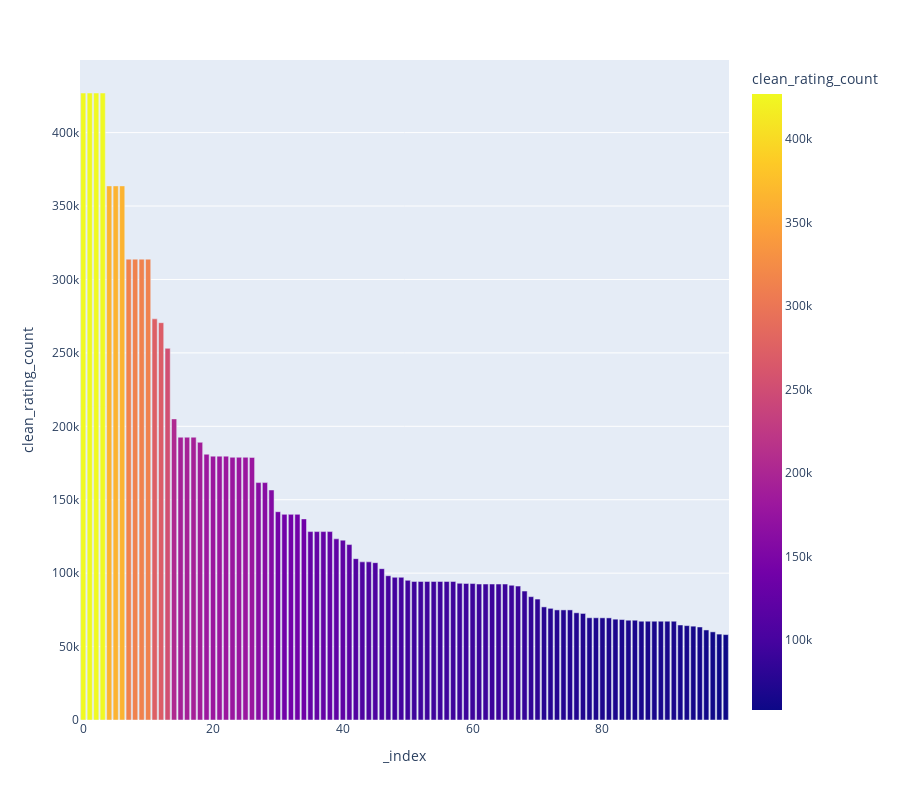

Notebook code cell kept with this figure:
### Code cell
# clean_rating_count
df.sort_values(by='clean_rating_count', ascending=False, inplace=True)
df.reset_index(inplace=True)
fig = px.bar(df.head(100), y='clean_rating_count', color='clean_rating_count', height=800, hover_name='product_name')
fig.show()

### Figure 1 — Plotly figure (JSON) as saved in the notebook; plotly's stock layout.template omitted (floating-point values rounded to 4 significant figures)
{"data": [{"alignmentgroup": "True", "hovertemplate": "<b>%{hovertext}</b><br><br>_index=%{x}<br>clean_rating_count=%{marker.color}<extra></extra>", "hovertext": ["Amazon Basics High-Speed HDMI Cable, 6 Feet - Supports Ethernet, 3D, 4K video,Black", "Amazon Basics High-Speed HDMI Cable, 6 Feet (2-Pack),Black", "AmazonBasics Flexible Premium HDMI Cable (Black, 4K@60Hz, 18Gbps), 3-Foot", "AmazonBasics Flexible Premium HDMI Cable (Black, 4K@60Hz, 18Gbps), 3-Foot", "boAt Bassheads 100 in Ear Wired Earphones with Mic(Furious Red)", "boAt Bassheads 100 in Ear Wired Earphones with Mic(Taffy Pink)", "boAt BassHeads 100 in-Ear Wired Headphones with Mic (Black)", "Redmi 9A Sport (Coral Green, 2GB RAM, 32GB Storage) | 2GHz Octa-core Helio G25 Processor | 5000 mAh Battery", "Redmi 9 Activ (Carbon Black, 4GB RAM, 64GB Storage) | Octa-core Helio G35 | 5000 mAh Battery", "Redmi 9A Sport (Coral Green, 3GB RAM, 32GB Storage) | 2GHz Octa-core Helio G25 Processor | 5000 mAh Battery", "Redmi 9A Sport (Carbon Black, 2GB RAM, 32GB Storage) | 2GHz Octa-core Helio G25 Processor | 5000 mAh Battery", "boAt Bassheads 225 in Ear Wired Earphones with Mic(Blue)", "Pigeon Polypropylene Mini Handy and Compact Chopper with 3 Blades for Effortlessly Chopping Vegetables and Fruits for Your Kitchen (12420, Green, 400 ml)", "SanDisk Cruzer Blade 32GB USB Flash Drive", "SanDisk Extreme SD UHS I 64GB Card for 4K Video for DSLR and Mirrorless Cameras 170MB/s Read & 80MB/s Write", "JBL C100SI Wired In Ear Headphones with Mic, JBL Pure Bass Sound, One Button Multi-function Remote, Angled Buds for Comfort fit (Black)", "JBL C100SI Wired In Ear Headphones with Mic, JBL Pure Bass Sound, One Button Multi-function Remote, Premium Metallic Finish, Angled Buds for Comfort fit (Red)", "JBL C100SI Wired In Ear Headphones with Mic, JBL Pure Bass Sound, One Button Multi-function Remote, Angled Buds for Comfort fit (Black)", "SanDisk Ultra Dual 64 GB USB 3.0 OTG Pen Drive (Black)", "boAt Airdopes 121v2 in-Ear True Wireless Earbuds with Upto 14 Hours Playback, 8MM Drivers, Battery Indicators, Lightweight Earbuds & Multifunction Controls (Active Black, with Mic)", "TP-Link Nano USB WiFi Dongle 150Mbps High Gain Wireless Network Wi-Fi Adapter for PC Desktop and Laptops, Supports Windows 10/8.1/8/7/XP, Linux, Mac OS X (TL-WN722N)", "TP-LINK WiFi Dongle 300 Mbps Mini Wireless Network USB Wi-Fi Adapter for PC Desktop Laptop(Supports Windows 11/10/8.1/8/7/XP, Mac OS 10.9-10.15 and Linux, WPS, Soft AP Mode, USB 2.0) (TL-WN823N),Black", "TP-Link USB WiFi Adapter for PC(TL-WN725N), N150 Wireless Network Adapter for Desktop - Nano Size WiFi Dongle Compatible with Windows 11/10/7/8/8.1/XP/ Mac OS 10.9-10.15 Linux Kernel 2.6.18-4.4.3", "Mi 10000mAH Li-Polymer, Micro-USB and Type C Input Port, Power Bank 3i with 18W Fast Charging (Midnight Black)", "MI 10000mAh 3i Lithium Polymer Power Bank Dual Input(Micro-USB and Type C) and Output Ports 18W Fast Charging (Metallic Blue)", "MI Power Bank 3i 20000mAh Lithium Polymer 18W Fast Power Delivery Charging | Input- Type C | Micro USB| Triple Output | Sandstone Black", "Amazon Basics USB A to Lightning MFi Certified Charging Cable (White, 1.2 meter)", "boAt Bassheads 242 in Ear Wired Earphones with Mic(Active Black)", "boAt Bassheads 242 in Ear Wired Earphones with Mic(Blue)", "TP-Link TL-WA850RE Single_Band 300Mbps RJ45 Wireless Range Extender, Broadband/Wi-Fi Extender, Wi-Fi Booster/Hotspot with 1 Ethernet Port, Plug and Play, Built-in Access Point Mode, White", "boAt Rockerz 255 Pro+ in-Ear Bluetooth Neckband with Upto 40 Hours Playback, ASAP  Charge, IPX7, Dual Pairing, BT v5.0, with Mic (Active Black)", "Samsung EVO Plus 64GB microSDXC UHS-I U1 130MB/s Full HD & 4K UHD Memory Card with Adapter (MB-MC64KA), Blue", "Samsung EVO Plus 128GB microSDXC UHS-I U3 130MB/s Full HD & 4K UHD Memory Card with Adapter (MB-MC128KA), Blue", "Samsung EVO Plus 128GB microSDXC UHS-I U3 130MB/s Full HD & 4K UHD Memory Card with Adapter (MB-MC128KA), Blue", "boAt Airdopes 141 Bluetooth Truly Wireless in Ear Earbuds with mic, 42H Playtime, Beast Mode(Low Latency Upto 80ms) for Gaming, ENx Tech, ASAP Charge, IWP, IPX4 Water Resistance (Bold Black)", "Nokia 105 Plus Single SIM, Keypad Mobile Phone with Wireless FM Radio, Memory Card Slot and MP3 Player | Charcoal", "Nokia 105 Plus Single SIM, Keypad Mobile Phone with Wireless FM Radio, Memory Card Slot and MP3 Player | Red", "Nokia 105 Single SIM, Keypad Mobile Phone with Wireless FM Radio | Charcoal", "Nokia 105 Single SIM, Keypad Mobile Phone with Wireless FM Radio | Blue", "Pigeon by Stovekraft Amaze Plus Electric Kettle (14289) with Stainless Steel Body, 1.5 litre, used for boiling Water, making tea and coffee, instant noodles, soup etc. 1500 Watt (Silver)", "TP-link N300 WiFi Wireless Router TL-WR845N | 300Mbps Wi-Fi Speed | Three 5dBi high gain Antennas | IPv6 Compatible | AP/RE/WISP Mode | Parental Control | Guest Network", "Xiaomi Mi Wired in Ear Earphones with Mic Basic with Ultra Deep Bass & Aluminum Alloy Sound Chamber (Black)", "boAt Rockerz 330 in-Ear Bluetooth Neckband with Upto 30 Hours Playtime, ASAP  Charge, Signature Sound, Dual Pairing & IPX5 with Mic (Active Black)", "AmazonBasics USB 2.0 Cable - A-Male to B-Male - for Personal Computer, Printer- 6 Feet (1.8 Meters), Black", "AmazonBasics USB 2.0 Cable - A-Male to B-Male - for Personal Computer, Printer- 6 Feet (1.8 Meters), Black", "boAt Rockerz 450 Bluetooth On Ear Headphones with Mic, Upto 15 Hours Playback, 40MM Drivers, Padded Ear Cushions, Integrated Controls and Dual Modes(Luscious Black)", "Boult Audio Probass Curve Bluetooth Wireless in Ear Earphones with Mic with Ipx5 Water Resistant, 12H Battery Life & Extra Bass (Black)", "Sennheiser CX 80S in-Ear Wired Headphones with in-line One-Button Smart Remote with Microphone Black", "boAt Rockerz 400 Bluetooth On Ear Headphones With Mic With Upto 8 Hours Playback & Soft Padded Ear Cushions(Grey/Green)", "boAt Rockerz 400 Bluetooth On Ear Headphones With Mic With Upto 8 Hours Playback & Soft Padded Ear Cushions(Grey/Green)", "TP-Link USB Bluetooth Adapter for PC, 5.0 Bluetooth Dongle Receiver (UB500) Supports Windows 11/10/8.1/7 for Desktop, Laptop, Mouse, Keyboard, Printers, Headsets, Speakers, PS4/ Xbox Controllers", "boAt Deuce USB 300 2 in 1 Type-C & Micro USB Stress Resistant, Tangle-Free, Sturdy Cable with 3A Fast Charging & 480mbps Data Transmission, 10000+ Bends Lifespan and Extended 1.5m Length(Martian Red)", "boAt Rugged v3 Extra Tough Unbreakable Braided Micro USB Cable 1.5 Meter (Black)", "boAt Deuce USB 300 2 in 1 Type-C & Micro USB Stress Resistant, Tangle-Free, Sturdy Cable with 3A Fast Charging & 480mbps Data Transmission, 10000+ Bends Lifespan and Extended 1.5m Length(Martian Red)", "boAt Rugged V3 Braided Micro USB Cable (Pearl White)", "boAt Deuce USB 300 2 in 1 Type-C & Micro USB Stress Resistant, Sturdy Cable with 3A Fast Charging & 480mbps Data Transmission, 10000+ Bends Lifespan and Extended 1.5m Length(Mercurial Black)", "boAt Deuce USB 300 2 in 1 Type-C & Micro USB Stress Resistant, Tangle-Free, Sturdy Cable with 3A Fast Charging & 480mbps Data Transmission, 10000+ Bends Lifespan and Extended 1.5m Length(Martian Red)", "boAt Rugged v3 Extra Tough Unbreakable Braided Micro USB Cable 1.5 Meter (Black)", "TP-Link Tapo 360° 2MP 1080p Full HD Pan/Tilt Home Security Wi-Fi Smart Camera| Alexa Enabled| 2-Way Audio| Night Vision| Motion Detection| Sound and Light Alarm| Indoor CCTV (Tapo C200) White", "JBL C50HI, Wired in Ear Headphones with Mic, One Button Multi-Function Remote, Lightweight & Comfortable fit (Black)", "Crucial BX500 240GB 3D NAND SATA 6.35 cm (2.5-inch) SSD (CT240BX500SSD1)", "AmazonBasics Micro USB Fast Charging Cable for Android Phones with Gold Plated Connectors (3 Feet, Black)", "Amazonbasics Micro Usb Fast Charging Cable For Android Smartphone,Personal Computer,Printer With Gold Plated Connectors (6 Feet, Black)", "Amazonbasics Micro Usb Fast Charging Cable For Android Smartphone,Personal Computer,Printer With Gold Plated Connectors (6 Feet, Black)", "Noise ColorFit Pro 2 Full Touch Control Smart Watch with 35g Weight & Upgraded LCD Display (Deep Wine)", "Noise ColorFit Pro 2 Full Touch Control Smart Watch with 35g Weight & Upgraded LCD Display,IP68 Waterproof,Heart Rate Monitor,Sleep & Step Tracker,Call & Message Alerts & Long Battery Life (Jet Black)", "boAt Bassheads 152 in Ear Wired Earphones with Mic(Active Black)", "boAt BassHeads 900 On-Ear Wired Headphones with Mic (White)", "JBL Tune 215BT, 16 Hrs Playtime with Quick Charge, in Ear Bluetooth Wireless Earphones with Mic, 12.5mm Premium Earbuds with Pure Bass, BT 5.0, Dual Pairing, Type C & Voice Assistant Support (Black)", "PTron Tangent Lite Bluetooth 5.0 Earphones with Mic, Hi-Fi Stereo Sound Neckband, 8Hrs Playtime, Lightweight Snug-fit in-Ear Headphones, IPX4 Water Resistant, Fast Charge & Voice Assistant (Black)", "SanDisk Ultra 64 GB USB Pen Drives (SDDDC2-064G-I35, Black, Silver)", "Boult Audio BassBuds X1 in-Ear Wired Earphones with 10mm Extra Bass Driver and HD Sound with mic(Black)", "boAt Bassheads 102 Wired in Ear Earphones with Mic (Mint Green)", "AmazonBasics USB 2.0 Extension Cable for Personal Computer, Printer, 2-Pack - A-Male to A-Female - 3.3 Feet (1 Meter, Black)", "AmazonBasics USB 2.0 - A-Male to A-Female Extension Cable for Personal Computer, Printer (Black, 9.8 Feet/3 Meters)", "AmazonBasics USB 2.0 - A-Male to A-Female Extension Cable for Personal Computer, Printer (Black, 9.8 Feet/3 Meters)", "Western Digital WD 2TB My Passport Portable Hard Disk Drive, USB 3.0 with  Automatic Backup, 256 Bit AES Hardware Encryption,Password Protection,Compatible with Windows and Mac, External HDD-Black", "realme Buds Wireless in Ear Bluetooth Earphones with mic, 11.2mm Bass Boost Driver, Magnetic Fast Pair, Fast Charging and 12 Hrs Playtime (Yellow)", "boAt Xtend Smartwatch with Alexa Built-in, 1.69” HD Display, Multiple Watch Faces, Stress Monitor, Heart & SpO2 Monitoring, 14 Sports Modes, Sleep Monitor, 5 ATM & 7 Days Battery(Charcoal Black)", "boAt Xtend Smartwatch with Alexa Built-in, 1.69” HD Display, Multiple Watch Faces, Stress Monitor, Heart & SpO2 Monitoring, 14 Sports Modes, Sleep Monitor, 5 ATM & 7 Days Battery(Charcoal Black)", "SanDisk Ultra SDHC UHS-I Card 32GB 120MB/s R for DSLR Cameras, for Full HD Recording, 10Y Warranty", "AmazonBasics 3.5mm to 2-Male RCA Adapter Cable For Tablet, Smartphone (Black, 15 feet)", "Boya ByM1 Auxiliary Omnidirectional Lavalier Condenser Microphone with 20ft Audio Cable (Black)", "TP-Link AC750 Dual Band Wireless Cable Router, 4 10/100 LAN + 10/100 WAN Ports, Support Guest Network and Parental Control, 750Mbps Speed Wi-Fi, 3 Antennas (Archer C20) Blue, 2.4 GHz", "Noise ColorFit Pulse Smartwatch with 3.56 cm (1.4\") Full Touch HD Display, SpO2, Heart Rate, Sleep Monitors & 10-Day Battery - Jet Black", "Noise ColorFit Pulse Smartwatch with 3.56 cm (1.4\") Full Touch HD Display, SpO2, Heart Rate, Sleep Monitors & 10-Day Battery - Jet Black", "SanDisk Ultra® microSDXC™ UHS-I Card, 64GB, 140MB/s R, 10 Y Warranty, for Smartphones", "SanDisk Ultra microSD UHS-I Card 64GB, 120MB/s R", "SanDisk Ultra® microSDXC™ UHS-I Card, 256GB, 150MB/s R, 10 Y Warranty, for Smartphones", "SanDisk Ultra microSD UHS-I Card 32GB, 120MB/s R", "SanDisk Ultra® microSDXC™ UHS-I Card, 64GB, 140MB/s R, 10 Y Warranty, for Smartphones", "SanDisk Ultra® microSDXC™ UHS-I Card, 128GB, 140MB/s R, 10 Y Warranty, for Smartphones", "Zebronics ZEB-COUNTY 3W Wireless Bluetooth Portable Speaker With Supporting Carry Handle, USB, SD Card, AUX, FM & Call Function. (Green)", "HP v236w USB 2.0 64GB Pen Drive, Metal", "JBL Go 2, Wireless Portable Bluetooth Speaker with Mic, JBL Signature Sound, Vibrant Color Options with IPX7 Waterproof & AUX (Blue)", "Prestige Electric Kettle PKOSS - 1500watts, Steel (1.5Ltr), Black", "Logitech B170 Wireless Mouse, 2.4 GHz with USB Nano Receiver, Optical Tracking, 12-Months Battery Life, Ambidextrous, PC/Mac/Laptop - Black", "ZEBRONICS Zeb-Thunder Bluetooth Wireless Over Ear Headphone FM, mSD, 9 hrs Playback with Mic (Black)", "OPPO A31 (Mystery Black, 6GB RAM, 128GB Storage) with No Cost EMI/Additional Exchange Offers", "PTron Tangentbeat in-Ear Bluetooth 5.0 Wireless Headphones with Mic, Enhanced Bass, 10mm Drivers, Clear Calls, Snug-Fit, Fast Charging, Magnetic Buds, Voice Assistant & IPX4 Wireless Neckband (Black)"], "legendgroup": "", "marker": {"color": [426973, 426973, 426973, 426972, 363713, 363713, 363711, 313836, 313836, 313832, 313832, 273189, 270563, 253105, 205052, 192590, 192589, 192587, 189104, 180998, 179692, 179691, 179691, 178912, 178912, 178912, 178817, 161679, 161677, 156638, 141841, 140036, 140036, 140035, 136954, 128311, 128311, 128311, 128311, 123365, 122478, 119466, 109864, 107687, 107686, 107151, 103052, 98250, 97175, 97174, 95116, 94364, 94364, 94364, 94363, 94363, 94363, 94363, 93112, 92995, 92925, 92595, 92595, 92595, 92588, 92588, 91770, 91188, 87798, 83996, 82356, 77027, 76042, 74977, 74976, 74976, 73005, 72563, 69622, 69619, 69585, 69538, 68664, 68409, 67951, 67950, 67262, 67260, 67260, 67259, 67259, 67259, 64705, 64273, 63899, 63350, 61314, 60026, 58506, 58162], "coloraxis": "coloraxis", "pattern": {"shape": ""}}, "name": "", "offsetgroup": "", "orientation": "v", "showlegend": false, "textposition": "auto", "type": "bar", "x": [0, 1, 2, 3, 4, 5, 6, 7, 8, 9, 10, 11, 12, 13, 14, 15, 16, 17, 18, 19, 20, 21, 22, 23, 24, 25, 26, 27, 28, 29, 30, 31, 32, 33, 34, 35, 36, 37, 38, 39, 40, 41, 42, 43, 44, 45, 46, 47, 48, 49, 50, 51, 52, 53, 54, 55, 56, 57, 58, 59, 60, 61, 62, 63, 64, 65, 66, 67, 68, 69, 70, 71, 72, 73, 74, 75, 76, 77, 78, 79, 80, 81, 82, 83, 84, 85, 86, 87, 88, 89, 90, 91, 92, 93, 94, 95, 96, 97, 98, 99], "xaxis": "x", "y": [426973, 426973, 426973, 426972, 363713, 363713, 363711, 313836, 313836, 313832, 313832, 273189, 270563, 253105, 205052, 192590, 192589, 192587, 189104, 180998, 179692, 179691, 179691, 178912, 178912, 178912, 178817, 161679, 161677, 156638, 141841, 140036, 140036, 140035, 136954, 128311, 128311, 128311, 128311, 123365, 122478, 119466, 109864, 107687, 107686, 107151, 103052, 98250, 97175, 97174, 95116, 94364, 94364, 94364, 94363, 94363, 94363, 94363, 93112, 92995, 92925, 92595, 92595, 92595, 92588, 92588, 91770, 91188, 87798, 83996, 82356, 77027, 76042, 74977, 74976, 74976, 73005, 72563, 69622, 69619, 69585, 69538, 68664, 68409, 67951, 67950, 67262, 67260, 67260, 67259, 67259, 67259, 64705, 64273, 63899, 63350, 61314, 60026, 58506, 58162], "yaxis": "y"}], "layout": {"barmode": "relative", "coloraxis": {"colorbar": {"title": {"text": "clean_rating_count"}}, "colorscale": [[0, "#0d0887"], [0.1111, "#46039f"], [0.2222, "#7201a8"], [0.3333, "#9c179e"], [0.4444, "#bd3786"], [0.5556, "#d8576b"], [0.6667, "#ed7953"], [0.7778, "#fb9f3a"], [0.8889, "#fdca26"], [1, "#f0f921"]]}, "height": 800, "legend": {"tracegroupgap": 0}, "margin": {"t": 60}, "xaxis": {"anchor": "y", "domain": [0, 1], "title": {"text": "_index"}}, "yaxis": {"anchor": "x", "domain": [0, 1], "title": {"text": "clean_rating_count"}}}}
